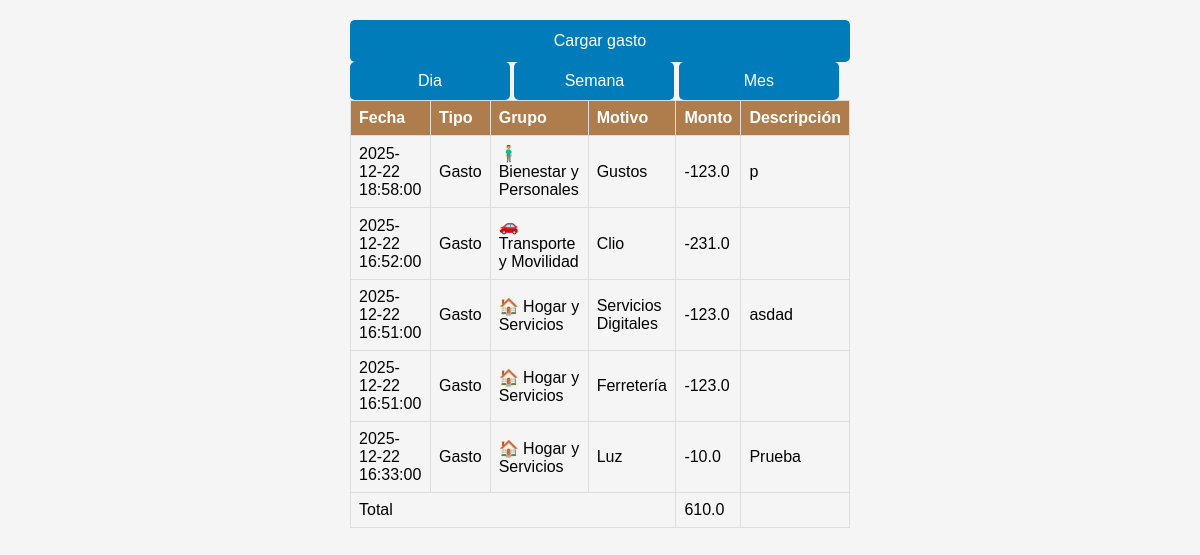
Page /resumen on the committed database.
### tables this page shows
CREATE TABLE datos (FECHA TEXT, TIPO TEXT, MOTIVO TEXT, IMPORTE TEXT, DESCRIPCION TEXT);

### app.py (the view, shortened to what this page needs)
@app.route('/resumen', methods=["GET","POST"])
def resumen():
    dias = request.args.get('dias', default=7, type=int)
    resultados = funciones.traer_datos(dias)
    return render_template('resumen.html', resultados=resultados, seleccionar_categoria=funciones.seleccionar_categoria)

### funciones.py (called while the page is built)
def traer_datos(dias=7):
    conn = sqlite3.connect('gastos.db')
    cursor = conn.cursor()
    cursor.execute("""

        SELECT * FROM datos
        WHERE date(FECHA) >= date ('now',?)
        order by FECHA DESC


    """,(f'-{dias} day',))
    resultados = cursor.fetchall()
    return(resultados)

def seleccionar_categoria(categoria):
    if categoria in Finanzas_y_Deudas:
        return("🧾 Finanzas y Deudas")
    elif categoria in Consumo_y_Vida_Diaria:
        return("🛒 Consumo y Vida Diaria")
    elif categoria in Hogar_y_Servicios:
        return("🏠 Hogar y Servicios")
    elif categoria in Familia:
        return("👨‍👩‍👦 Familia")
    elif categoria in Bienestar_y_Personales:
        return("🧍‍♂️ Bienestar y Personales")
    elif categoria in Transporte_y_Movilidad:
        return("🚗 Transporte y Movilidad")

### templates/resumen.html (shortened to what this page needs)
<!doctype html>
<html lang="es">
<head>
  <link rel="stylesheet" href="/static/styles.css">
</head>
<table>
    <thead>
        <tr>
            <th>Fecha</th>
            <th>Tipo</th>
            <th>Grupo</th>
            <th>Motivo</th>
            <th>Monto</th>
            <th>Descripción</th>
        </tr>
    </thead>
<body>
  <main>
    <button onclick="window.location.href='/'">Cargar gasto</button>
    <form class="form" method="post" style="display: inline;">
      <button type="submit" name="dia" value="1" style="width: 32%;padding: 10px;">Dia</button>
      <button type="submit" name="semana" value="7" style="width: 32%;padding: 10px;">Semana</button>
      <button type="submit" name="mes" value="30" style="width: 32%;padding: 10px;">Mes</button>
    </form>
    {%set ns = namespace(total=0.0)%}
    {% for resultado in resultados %}
      <tr>
            <td>{{ resultado[0] }}</li>
            <td>{{ resultado[1] }}</li>
            <td>{{seleccionar_categoria(resultado[2])}}</td>
            <td>{{ resultado[2] }}</li>
            <td>{{ (resultado[3]) }}</li>
            <td>{{ resultado[4] }}</li>
            {%set  ns.total = ns.total - (resultado[3]|float)%}
    </tr>
    {% endfor %}
    <tfoot>
      <tr>
        <td colspan="4">Total</td>
        <td>{{ ns.total }}</td>
        <td></td>
      </tr>
    </tfoot>
  </main>
</body>
</html>

### static/styles.css (style rules this page uses)
body { font-family: Arial, sans-serif; max-width: 500px; margin: 0 auto; padding: 20px; background-color: #f5f5f5; }
button { background: #007cba; color: white; padding: 12px 20px; border: none; border-radius: 5px; cursor: pointer; width: 100%; font-size: 16px; }
table { width: 100%; border-collapse: collapse; }
th, td { border: 1px solid #ddd; padding: 8px; text-align: left; }
th { background-color: #af7c4c; color: white; }

### rows in the picture
datos: FECHA "2025-12-22 18:58:00", TIPO "Gasto", MOTIVO "🧍‍♂️ Bienestar y Personales", MOTIVO "Gustos", IMPORTE "-123.0", DESCRIPCION "p"
datos: FECHA "2025-12-22 16:52:00", TIPO "Gasto", MOTIVO "🚗 Transporte y Movilidad", MOTIVO "Clio", IMPORTE "-231.0"
datos: FECHA "2025-12-22 16:51:00", TIPO "Gasto", MOTIVO "🏠 Hogar y Servicios", MOTIVO "Servicios Digitales", IMPORTE "-123.0", DESCRIPCION "asdad"
datos: FECHA "2025-12-22 16:51:00", TIPO "Gasto", MOTIVO "🏠 Hogar y Servicios", MOTIVO "Ferretería", IMPORTE "-123.0"
datos: FECHA "2025-12-22 16:33:00", TIPO "Gasto", MOTIVO "🏠 Hogar y Servicios", MOTIVO "Luz", IMPORTE "-10.0", DESCRIPCION "Prueba"

### other values in the picture
{{ ns.total }} "610.0"
